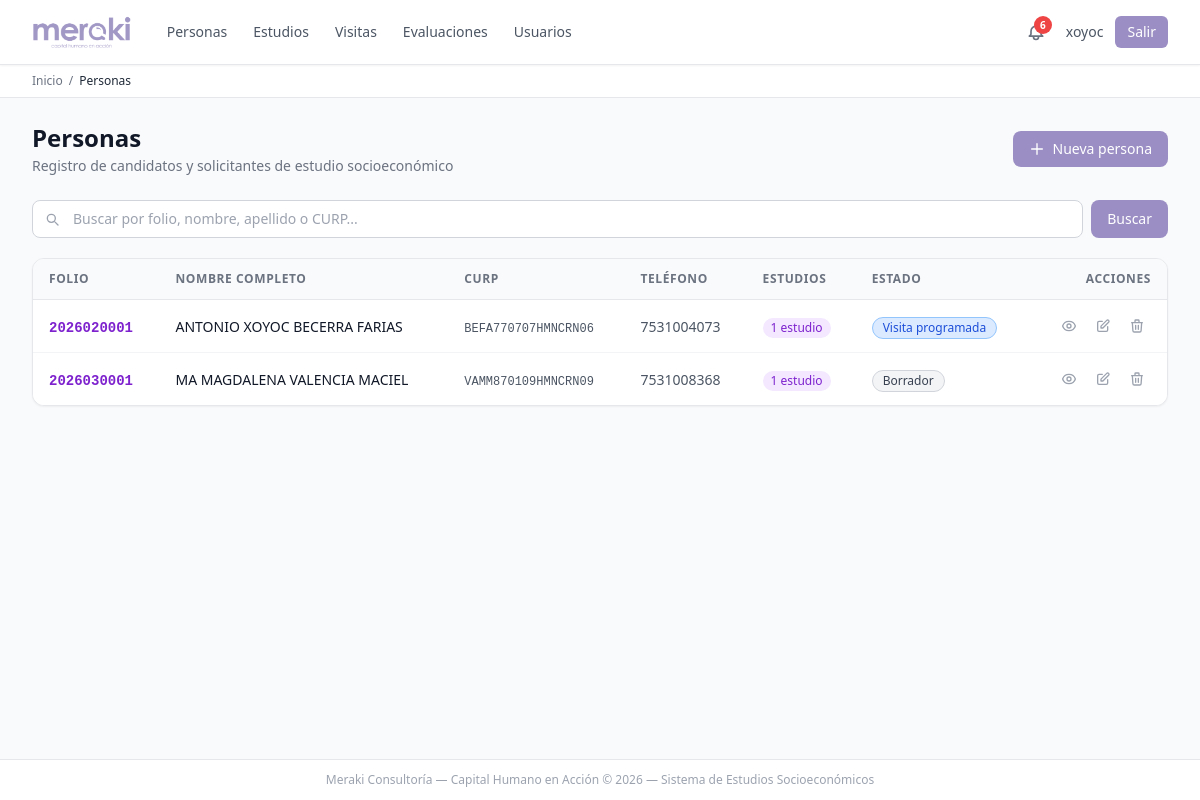
The app's page /personas/ (signed in), older data.
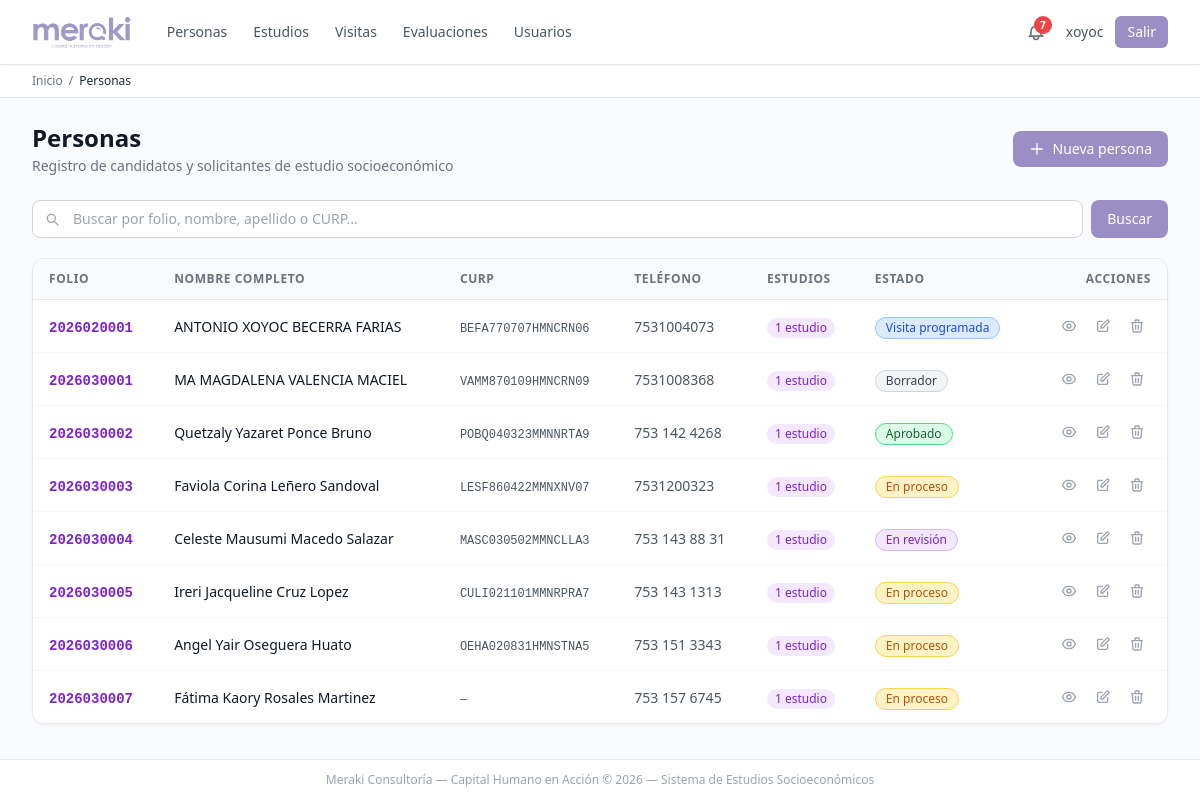
The same page, newer data.
### apps/personas/models.py (models this page shows, shortened)
class Persona(TimestampModel):
    folio = models.CharField(max_length=20, unique=True, editable=False)
    nombre = models.CharField(max_length=100)
    apellido_paterno = models.CharField(max_length=100)
    apellido_materno = models.CharField(max_length=100, blank=True)
    fecha_nacimiento = models.DateField(null=True, blank=True)
    lugar_nacimiento = models.CharField(max_length=200, blank=True, verbose_name='Lugar de nacimiento')
    TIPO_IDENTIFICACION = [
        ('INE', 'INE/IFE'),
        ('PAS', 'Pasaporte'),
        ('CED', 'Cédula Profesional'),
        ('CAR', 'Cartilla Militar'),
        ('OTR', 'Otro'),
    ]
    tipo_identificacion = models.CharField(max_length=3, choices=TIPO_IDENTIFICACION, blank=True)
    numero_identificacion = models.CharField(max_length=50, blank=True)
    curp = models.CharField(max_length=18, blank=True, validators=[RegexValidator(r'^$|^[A-Z0-9]{18}$', 'CURP inválida (debe tener 18 caracteres alfanuméricos en mayúsculas)')])
    rfc = models.CharField(max_length=13, blank=True, validators=[RegexValidator(r'^[A-Z&Ñ]{4}\d{6}[A-Z0-9]{3}$', 'RFC inválido')])
    nss = models.CharField(max_length=11, blank=True, verbose_name='NSS (Número de Seguridad Social)')
    licencia_manejo_folio = models.CharField(max_length=50, blank=True, verbose_name='Folio de licencia de manejo')
    cartilla_militar_folio = models.CharField(max_length=50, blank=True, verbose_name='Folio de cartilla militar')
    acta_nacimiento_numero = models.CharField(max_length=50, blank=True, verbose_name='Número de acta de nacimiento')
    email = models.EmailField()
    telefono_movil = models.CharField(max_length=15)
    telefono_fijo = models.CharField(max_length=15, blank=True)
    facebook_perfil = models.CharField(max_length=200, blank=True, verbose_name='Perfil de Facebook')
    ESTADO_CIVIL = [
        ('SOL', 'Soltero/a'),
        ('CAS', 'Casado/a'),
        ('ULB', 'Unión Libre'),
        ('DIV', 'Divorciado/a'),
        ('VIU', 'Viudo/a'),
        ('SEP', 'Separado/a'),
        ('OTR', 'Otro'),
    ]
    estado_civil = models.CharField(max_length=3, choices=ESTADO_CIVIL, blank=True)
    numero_dependientes = models.IntegerField(default=0, validators=[MinValueValidator(0)])
    peso = models.DecimalField(
        max_digits=5, decimal_places=2, null=True, blank=True,
        verbose_name='Peso (kg)',
        validators=[MinValueValidator(0), MaxValueValidator(999)]
    )
    estatura = models.DecimalField(
        max_digits=5, decimal_places=2, null=True, blank=True,
        verbose_name='Estatura (cm)',
        validators=[MinValueValidator(0), MaxValueValidator(999)]
    )
    historial_residencias = models.TextField(
        blank=True,
        verbose_name='Historial de residencias anteriores',
        help_text='Lugar, período (año inicio-fin) y motivo del cambio de residencia'
    )
    periodos_sin_laborar = models.TextField(
        blank=True,
        verbose_name='Períodos sin laborar',
        help_text='Período (mes/año inicio-fin) y actividad durante ese tiempo'
    )
    actividades_tiempo_libre = models.TextField(
        blank=True,
        verbose_name='Actividades en tiempo libre',
        help_text='Tipo de actividad, frecuencia y tiempo dedicado'
    )
    activo = models.BooleanField(default=True)
    class Meta:
        verbose_name_plural = "Personas"
        indexes = [
            models.Index(fields=['folio']),
            models.Index(fields=['curp']),
            models.Index(fields=['apellido_paterno', 'apellido_materno', 'nombre']),
        ]
    @property
    def nombre_completo(self):
        return f"{self.nombre} {self.apellido_paterno} {self.apellido_materno}".strip()

### apps/personas/views.py (the view)
# urls.py: path('', views.PersonaListView.as_view(), name='persona_list'),
class PersonaListView(LoginRequiredMixin, ListView):
    model = Persona
    context_object_name = 'personas'
    paginate_by = 25
    def get_queryset(self):
        qs = super().get_queryset()
        q = self.request.GET.get('q', '')
        if q:
            qs = qs.filter(
                Q(folio__icontains=q) | Q(nombre__icontains=q) |
                Q(apellido_paterno__icontains=q) | Q(apellido_materno__icontains=q) |
                Q(curp__icontains=q)
            )
        return qs
    def get_context_data(self, **kwargs):
        ctx = super().get_context_data(**kwargs)
        ctx['q'] = self.request.GET.get('q', '')
        return ctx

### apps/notificaciones/context_processors.py (called while the page is built)
def notif_count(request):
    if not request.user.is_authenticated:
        return {'notif_count_global': 0}
    count = Notificacion.objects.filter(
        usuario=request.user, leida=False
    ).count()
    return {'notif_count_global': count}

### apps/usuarios/context_processors.py (called while the page is built, shortened)
def perfil_usuario(request):
    if request.user.is_superuser:
        return {
            'perfil_usuario': None,
            'es_analista': True,
            'es_inspector': False,
            'es_auditor': False,
            'modulos_permitidos': _TODOS_LOS_MODULOS,
        }

### templates/personas/persona_list.html (shortened to what the changed rows need)
{% extends "base.html" %}
{% block content %}
<div class="flex flex-col sm:flex-row sm:items-center sm:justify-between gap-4 mb-6">
  <div>
    <h1 class="text-2xl font-bold text-gray-900">Personas</h1>
  </div>
</div>
{% if personas %}
<div class="bg-white rounded-xl shadow-sm border border-gray-200 overflow-hidden">
  <div class="overflow-x-auto">
    <table class="min-w-full divide-y divide-gray-200">
      <thead class="bg-gray-50">
        <tr>
          <th scope="col" class="px-4 py-3 text-left text-xs font-semibold text-gray-500 uppercase tracking-wider">
            Folio
          </th>
          <th scope="col" class="px-4 py-3 text-left text-xs font-semibold text-gray-500 uppercase tracking-wider">
            Nombre completo
          </th>
          <th scope="col" class="px-4 py-3 text-left text-xs font-semibold text-gray-500 uppercase tracking-wider hidden md:table-cell">
            CURP
          </th>
          <th scope="col" class="px-4 py-3 text-left text-xs font-semibold text-gray-500 uppercase tracking-wider hidden sm:table-cell">
            Teléfono
          </th>
          <th scope="col" class="px-4 py-3 text-left text-xs font-semibold text-gray-500 uppercase tracking-wider hidden lg:table-cell">
            Estudios
          </th>
          <th scope="col" class="px-4 py-3 text-left text-xs font-semibold text-gray-500 uppercase tracking-wider">
            Estado
          </th>
          <th scope="col" class="px-4 py-3 text-right text-xs font-semibold text-gray-500 uppercase tracking-wider">
            Acciones
          </th>
        </tr>
      </thead>
      <tbody class="bg-white divide-y divide-gray-100">
        {% for persona in personas %}
        <tr class="hover:bg-purple-50 transition-colors">
          <td class="px-4 py-3 whitespace-nowrap">
            <a href="{% url 'personas:persona_detail' persona.pk %}"
               class="text-sm font-mono font-semibold text-purple-700 hover:text-purple-900 hover:underline">
              {{ persona.folio }}
            </a>
          </td>
          <td class="px-4 py-3">
            <a href="{% url 'personas:persona_detail' persona.pk %}"
               class="text-sm font-medium text-gray-900 hover:text-purple-700 hover:underline">
              {{ persona.nombre_completo }}
            </a>
          </td>
          <td class="px-4 py-3 whitespace-nowrap hidden md:table-cell">
            <span class="text-xs font-mono text-gray-600">{{ persona.curp|default:"—" }}</span>
          </td>
          <td class="px-4 py-3 whitespace-nowrap hidden sm:table-cell">
            <span class="text-sm text-gray-600">{{ persona.telefono_movil|default:"—" }}</span>
          </td>
          <td class="px-4 py-3 whitespace-nowrap hidden lg:table-cell">
            {% with total_estudios=persona.estudios.count %}
            <span class="inline-flex items-center px-2 py-0.5 rounded-full text-xs font-medium
                         {% if total_estudios == 0 %}bg-gray-100 text-gray-500
                         {% else %}bg-purple-100 text-purple-700{% endif %}">
              {{ total_estudios }} estudio{% if total_estudios != 1 %}s{% endif %}
            </span>
            {% endwith %}
          </td>
          <td class="px-4 py-3 whitespace-nowrap">
            {% with ultimo_estudio=persona.estudios.first %}
            {% if ultimo_estudio %}
              {% include 'components/badge_estado.html' with estado=ultimo_estudio.estado %}
            {% else %}
              <span class="text-xs text-gray-400">Sin estudios</span>
            {% endif %}
            {% endwith %}
          </td>
          <td class="px-4 py-3 whitespace-nowrap text-right">
            <div class="flex items-center justify-end gap-1.5">
              <a href="{% url 'personas:persona_detail' persona.pk %}"
                 class="p-1.5 text-gray-400 hover:text-purple-600 hover:bg-purple-50 rounded-md transition-colors"
                 title="Ver detalle">
              </a>
              <a href="{% url 'personas:persona_update' persona.pk %}"
                 class="p-1.5 text-gray-400 hover:text-blue-600 hover:bg-blue-50 rounded-md transition-colors"
                 title="Editar">
                <svg class="h-4 w-4" fill="none" viewBox="0 0 24 24" stroke="currentColor" stroke-width="2">
                  <path stroke-linecap="round" stroke-linejoin="round" d="M11 5H6a2 2 0 00-2 2v11a2 2 0 002 2h11a2 2 0 002-2v-5m-1.414-9.414a2 2 0 112.828 2.828L11.828 15H9v-2.828l8.586-8.586z"/>
                </svg>
              </a>
              <a href="{% url 'personas:persona_delete' persona.pk %}"
                 class="p-1.5 text-gray-400 hover:text-red-600 hover:bg-red-50 rounded-md transition-colors"
                 title="Eliminar">
                <svg class="h-4 w-4" fill="none" viewBox="0 0 24 24" stroke="currentColor" stroke-width="2">
                  <path stroke-linecap="round" stroke-linejoin="round" d="M19 7l-.867 12.142A2 2 0 0116.138 21H7.862a2 2 0 01-1.995-1.858L5 7m5 4v6m4-6v6m1-10V4a1 1 0 00-1-1h-4a1 1 0 00-1 1v3M4 7h16"/>
                </svg>
              </a>
            </div>
          </td>
        </tr>
        {% endfor %}
      </tbody>
    </table>
  </div>
</div>
{% endif %}
{% endblock %}

### templates/components/badge_estado.html (shortened to what this page needs)
{% if estado == 'BOR' %}
  <span class="inline-flex items-center px-2.5 py-0.5 rounded-full text-xs font-medium bg-gray-100 text-gray-700 border border-gray-300">
    Borrador
  </span>
{% elif estado == 'VIS' %}
  <span class="inline-flex items-center px-2.5 py-0.5 rounded-full text-xs font-medium bg-blue-100 text-blue-700 border border-blue-300">
    Visita programada
  </span>
{% elif estado == 'PRO' %}
  <span class="inline-flex items-center px-2.5 py-0.5 rounded-full text-xs font-medium bg-amber-100 text-amber-700 border border-amber-300">
    En proceso
  </span>
{% elif estado == 'COM' %}
  <span class="inline-flex items-center px-2.5 py-0.5 rounded-full text-xs font-medium bg-emerald-100 text-emerald-700 border border-emerald-300">
    Completado
  </span>
{% elif estado == 'REV' %}
  <span class="inline-flex items-center px-2.5 py-0.5 rounded-full text-xs font-medium bg-purple-100 text-purple-700 border border-purple-300">
    En revisión
  </span>
{% elif estado == 'APR' %}
  <span class="inline-flex items-center px-2.5 py-0.5 rounded-full text-xs font-medium bg-green-100 text-green-800 border border-green-400">
    Aprobado
  </span>
{% elif estado == 'REC' %}
  <span class="inline-flex items-center px-2.5 py-0.5 rounded-full text-xs font-medium bg-red-100 text-red-700 border border-red-300">
    Rechazado
  </span>
{% elif estado == 'CAN' %}
  <span class="inline-flex items-center px-2.5 py-0.5 rounded-full text-xs font-medium bg-gray-200 text-gray-600 border border-gray-400">
    Cancelado
  </span>
{% else %}
  <span class="inline-flex items-center px-2.5 py-0.5 rounded-full text-xs font-medium bg-gray-100 text-gray-500 border border-gray-200">
    Sin estado
  </span>
{% endif %}

Row changes from the older to the newer data that the page shows:
added Persona: folio "2026030002", nombre_completo "Quetzaly Yazaret Ponce Bruno", curp "POBQ040323MMNNRTA9", telefono_movil "753 142 4268", estudios.count "1", shows "Aprobado"
added Persona: folio "2026030003", nombre_completo "Faviola Corina Leñero Sandoval", curp "LESF860422MMNXNV07", telefono_movil "7531200323", estudios.count "1", shows "En proceso"
added Persona: folio "2026030004", nombre_completo "Celeste Mausumi Macedo Salazar", curp "MASC030502MMNCLLA3", telefono_movil "753 143 88 31", estudios.count "1", shows "En revisión"
added Persona: folio "2026030005", nombre_completo "Ireri Jacqueline Cruz Lopez", curp "CULI021101MMNRPRA7", telefono_movil "753 143 1313", estudios.count "1", shows "En proceso"
added Persona: folio "2026030006", nombre_completo "Angel Yair Oseguera Huato", curp "OEHA020831HMNSTNA5", telefono_movil "753 151 3343", estudios.count "1", shows "En proceso"
added Persona: folio "2026030007", nombre_completo "Fátima Kaory Rosales Martinez", curp "—", telefono_movil "753 157 6745", estudios.count "1", shows "En proceso"
Text that changed along with them:
{{ notif_count }}: "6" → "7"
